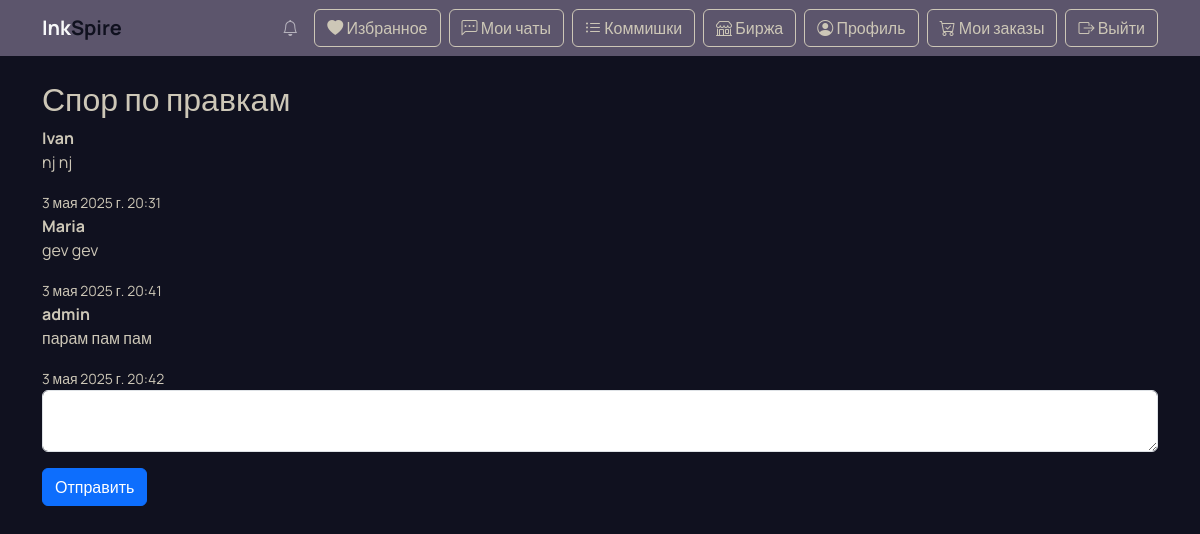
Screenshot of /dispute/1/ (signed in) with the database file from the repository.
### main/models.py (models this page shows, shortened)
class DisputeMessage(models.Model):
    dispute_chat = models.ForeignKey(DisputeChat, on_delete=models.CASCADE)
    sender = models.ForeignKey(User, on_delete=models.CASCADE)
    text = models.TextField()
    created_at = models.DateTimeField(auto_now_add=True)

### main/views.py (the view, shortened to what this page needs)
# urls.py: path('dispute/<int:pk>/', views.dispute_chat, name='dispute_chat'),
@login_required
def dispute_chat(request, pk):
    dispute = get_object_or_404(DisputeChat, pk=pk)
    messages = DisputeMessage.objects.filter(dispute_chat=dispute)
    return render(request, 'dispute_chat.html', {'messages': messages, 'dispute': dispute})

### main/context_processors.py (called while the page is built)
def notifications(request):
    if request.user.is_authenticated:
        return {'notifications': request.user.notifications.all()}
    return {}

### main/templates/dispute_chat.html (shortened to what this page needs)
{% extends 'base.html' %}
{% block content %}
<h2>Спор по правкам</h2>
<div class="chat-container">
  {% for message in messages %}
    <div class="message {% if message.sender == request.user %}self{% endif %}">
      <strong>{{ message.sender.username }}</strong>
      <p>{{ message.text }}</p>
      <small>{{ message.created_at }}</small>
    </div>
  {% empty %}
    <p>Сообщений пока нет</p>
  {% endfor %}
</div>
{% if request.user in dispute.participants.all %}
  <form method="post">
    <div class="mb-3">
      <textarea name="message" class="form-control" rows="2"></textarea>
    </div>
    <button type="submit" class="btn btn-primary">Отправить</button>
  </form>
{% endif %}
{% endblock %}

### main/static/css/style.css (style rules this page uses)
body { background-color: #10111F; color: #CDC7B7; font-family: 'Manrope', sans-serif; }

### rows the page displays
DisputeMessage: sender.username "Ivan", text "nj nj", created_at "3 мая 2025 г. 20:31"
DisputeMessage: sender.username "Maria", text "gev gev", created_at "3 мая 2025 г. 20:41"
DisputeMessage: sender.username "admin", text "парам пам пам", created_at "3 мая 2025 г. 20:42"
